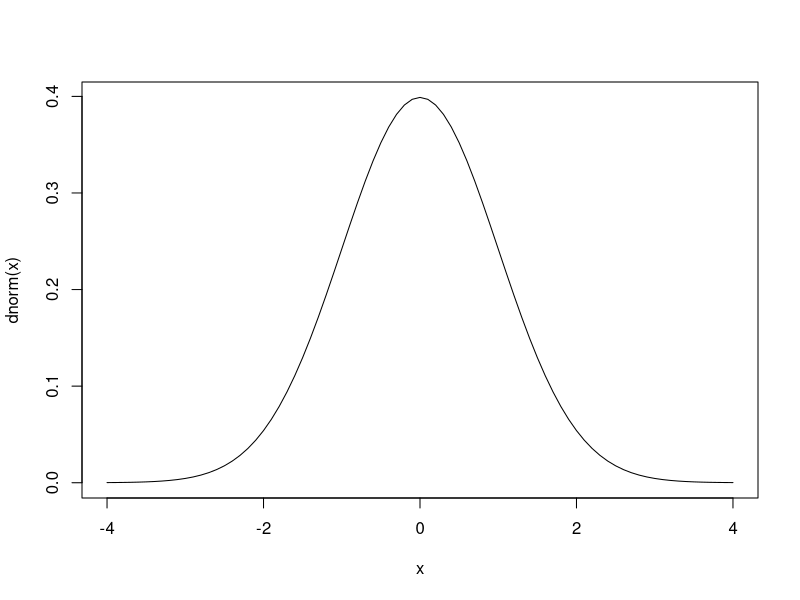
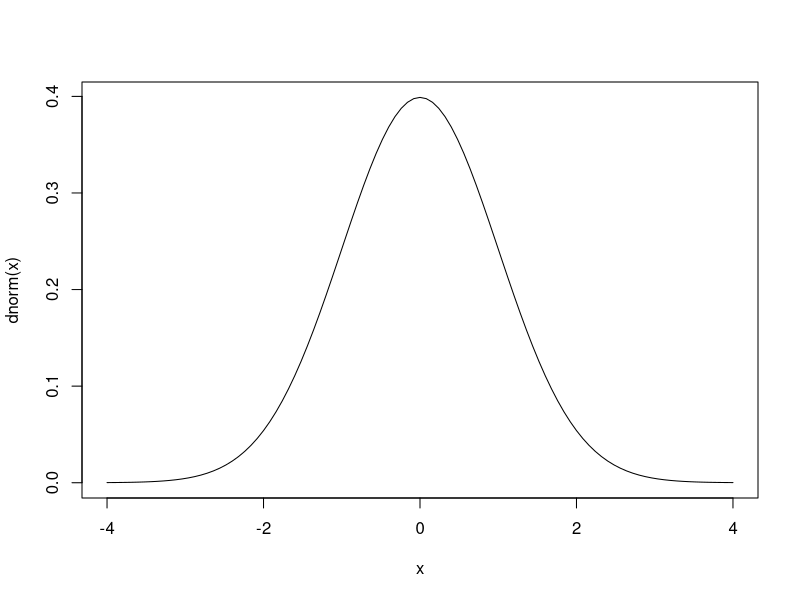
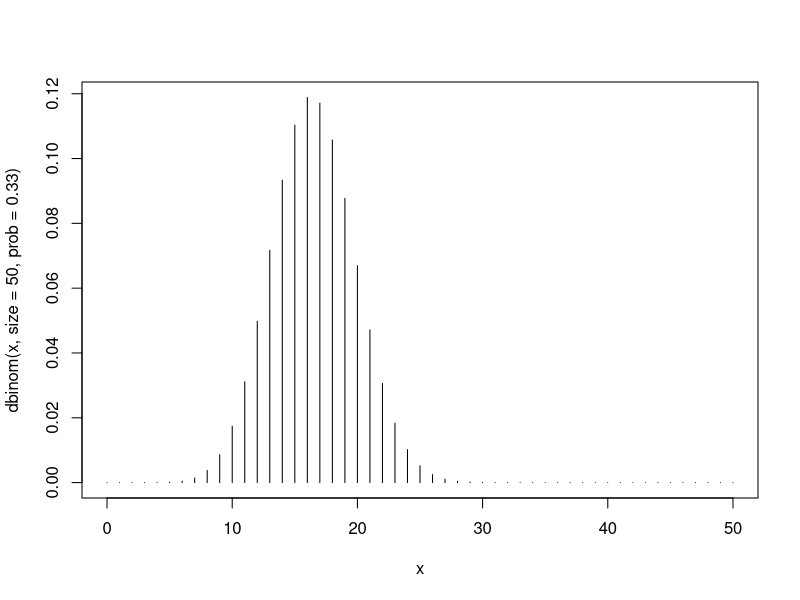

These charts were generated, in order, by the following R code:
# the density is for a continous distribution is a measure of
# the relative probability of "getting a value close to x".
# the probability of getting a value in a particular interval
# is the area under the corresponding part of the curve

# for discrete distributions the term "density" is ued for the
# point probability, for the probability of getting exactly x

x <- seq(-4, 4, 0.1)
plot(x, dnorm(x), type = "l")

# also if y can be expressed as a functional expression of x
curve(dnorm(x), from = -4, to = 4)

# a pin diagram for a discrete distribution where variables
# take on only distinct values, for binomial distributions
# n = 50, p = 0.33, e.g., number of events in 50 trials
x <- 0:50
plot(x, dbinom(x, size = 50, prob = 0.33), type = "h")

# with the "d-function" n trials, and p probability
# and type="h" as histogram-like
